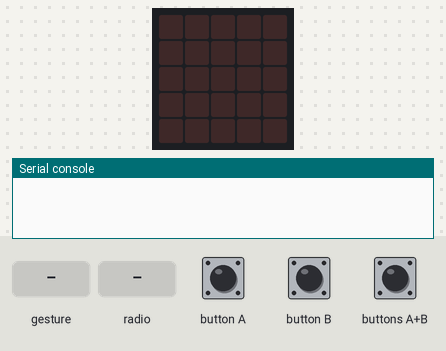
A program run on a simulated BBC micro:bit (MakeCode). On the bench: the board's 5×5 LED display, the last lines printed to the serial console. The inputs (shaded band) are chosen by the test bench. No radio messages arrive unless stated (any console line starting 'radio sent:' is added by the test bench); a tilt is held for 1.5 s and a shake lasts 1 s, then the board lies face up again; the 48×5 strip is a reading aid, not a part: it shows the text the display is scrolling, unrolled, one strip-width of it at a time.

Above: at 1.2 s.
1.3 s: gesture 'shake'
At 1.7 s:
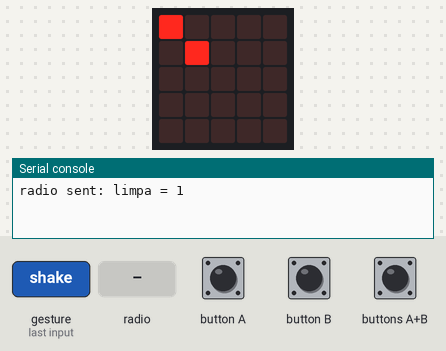
4.3 s: button A pressed for 0.15 s
7.3 s: button B pressed for 0.15 s
10.4 s: buttons A+B pressed for 0.15 s
At 11.7 s:
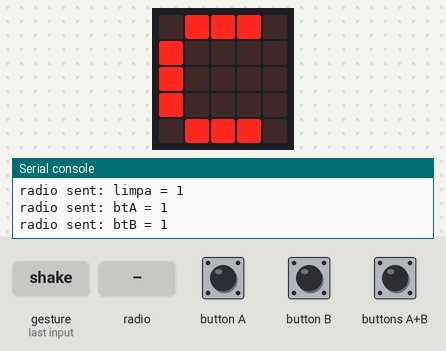
12.9 s: radio message "9" arrives
At 14.0 s:
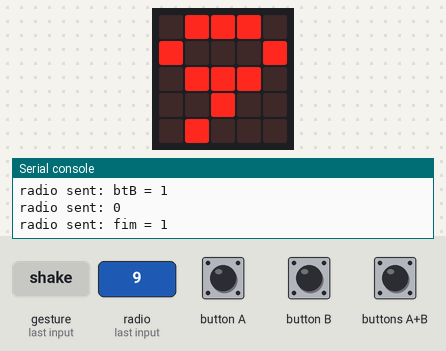
14.4 s: radio message "btA=100" arrives
At 14.8 s:
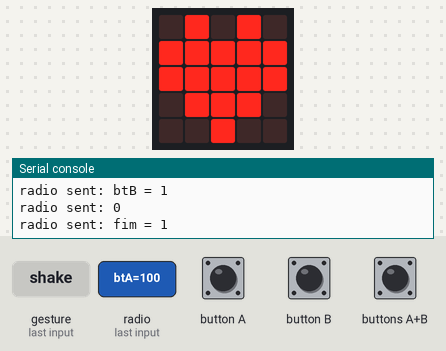
Timing chart, 0 to 17.4 s (numbered marks = the images above; inputs shaded):
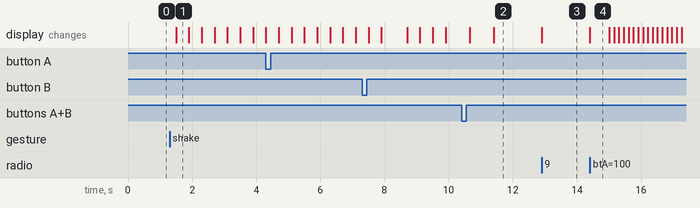

Measured:
- after the input at 1.3 s, the display: changes after 0.20 s (image 1)
- after the input at 10.4 s, the display: first differs from a run without the input after 1.0 s (image 2)
- after the input at 12.9 s, the display: changes at once (image 3)
- after the input at 14.4 s, the display: changes at once (image 4)
- what the display in image 1 shows lasts 0.4 s, from 1.5 s to 1.9 s
- what the display in image 4 shows lasts 0.6 s, from 14.4 s to 15.0 s

The program:

main.ts
```typescript
function explode () {
    basic.showLeds(`
        . . . . .
        . . . . .
        . . # . .
        . . . . .
        . . . . .
        `)
    basic.showLeds(`
        . . . . .
        . # . # .
        . . # . .
        . # . # .
        . . . . .
        `)
    basic.showLeds(`
        . . . . .
        . # . # .
        . . # . .
        . # . # .
        . . . . .
        `)
    basic.showLeds(`
        # . . . #
        . # . # .
        . . # . .
        . # . # .
        # . . . #
        `)
    basic.showLeds(`
        # . . . #
        . # # # .
        . # # # .
        . # # # .
        # . . . #
        `)
    basic.showLeds(`
        # . # . #
        . # # # .
        # # # # #
        . # # # .
        # . # . #
        `)
}
function shakeshake () {
    basic.showLeds(`
        # . . . .
        . # . . .
        . . . . .
        . . . . .
        . . . . .
        `)
    basic.showLeds(`
        # . . . .
        . # . . .
        . . # . .
        . . . # .
        . . . . #
        `)
    basic.showLeds(`
        # . . . #
        . # . # .
        . . # . .
        . . . # .
        . . . . #
        `)
    basic.showLeds(`
        # . . . #
        . # . # .
        # # # . .
        . # . # .
        # . . . #
        `)
    basic.showLeds(`
        # . . . #
        . # . # .
        # # # # #
        . # . # .
        # . . . #
        `)
    basic.showLeds(`
        # . # . #
        . # # # .
        # # # # #
        . # . # .
        # . . . #
        `)
    basic.showLeds(`
        # . # . #
        . # # # .
        # # # # #
        . # # # .
        # . # . #
        `)
    basic.showLeds(`
        # # # . #
        . # # # .
        # # # # #
        . # # # .
        # . # . #
        `)
    basic.showLeds(`
        # # # # #
        . # # # .
        # # # # #
        . # # # .
        # . # . #
        `)
    basic.showLeds(`
        # # # # #
        . # # # #
        # # # # #
        . # # # .
        # . # . #
        `)
    basic.showLeds(`
        # # # # #
        . # # # #
        # # # # #
        . # # # #
        # . # . #
        `)
    basic.showLeds(`
        # # # # #
        . # # # #
        # # # # #
        . # # # #
        # . # # #
        `)
    basic.showLeds(`
        # # # # #
        . # # # #
        # # # # #
        . # # # #
        # # # # #
        `)
    basic.showLeds(`
        # # # # #
        . # # # #
        # # # # #
        # # # # #
        # # # # #
        `)
    basic.showLeds(`
        # # # # #
        # # # # #
        # # # # #
        # # # # #
        # # # # #
        `)
    basic.clearScreen()
    explode()
}
radio.onReceivedNumber(function (receivedNumber) {
    basic.showNumber(receivedNumber)
    basic.pause(50)
    if (9 == receivedNumber) {
        radio.sendValue("fim", 1)
    } else {
        radio.sendNumber(receivedNumber + 1)
    }
})
input.onButtonPressed(Button.A, function () {
    basic.showString("A")
    bta += 1
    radio.sendValue("btA", bta)
})
input.onGesture(Gesture.Shake, function () {
    basic.clearScreen()
    bta = 0
    btb = 0
    radio.sendValue("limpa", 1)
    shakeshake()
})
input.onButtonPressed(Button.AB, function () {
    basic.showString("C")
    radio.sendNumber(0)
})
input.onButtonPressed(Button.B, function () {
    basic.showString("B")
    btb += 1
    radio.sendValue("btB", btb)
})
radio.onReceivedValue(function (name, value) {
    if (name == "btA") {
        basic.showIcon(IconNames.Heart)
        basic.pause(10)
        basic.showNumber(value)
    }
    if (name == "btB") {
        basic.showIcon(IconNames.Heart)
        basic.pause(10)
        basic.showNumber(value)
    }
    if (name == "fim") {
        explode()
        if (value == 1) {
            radio.sendValue("fim", 0)
        }
    }
    if (name == "limpa") {
        basic.clearScreen()
        bta = 0
        btb = 0
        shakeshake()
    }
})
let btb = 0
let bta = 0
let bloqueio = 0
bta = 0
btb = 0
radio.setGroup(1)
```

test.ts
```typescript
// testes vão aqui; isto não será compilado quando este pacote for usado como uma extensão.
```
